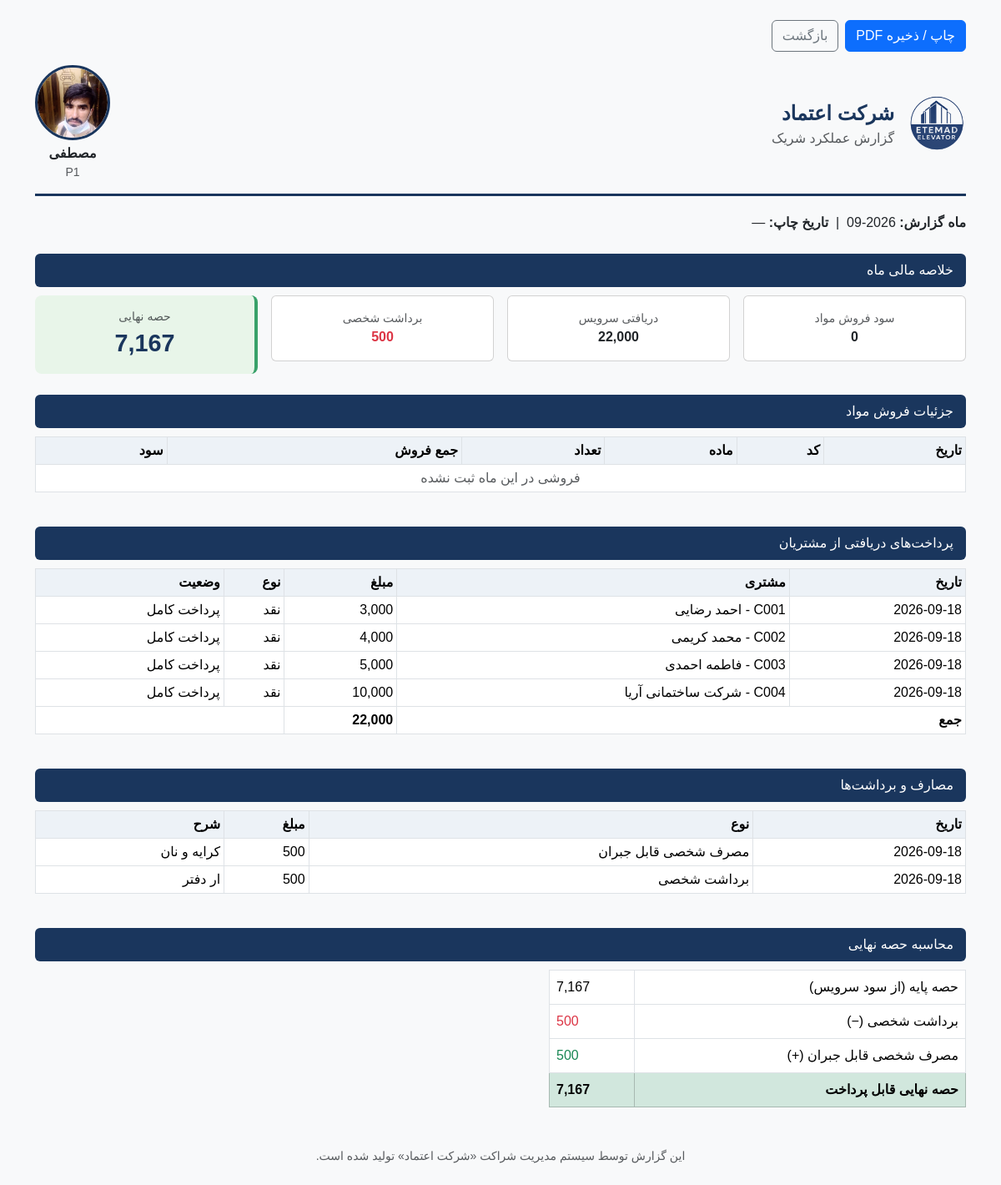
The app's page /report/2?month=2026-09 (signed in) with its own data.
### tables this page shows
CREATE TABLE settings (
            key TEXT PRIMARY KEY,
            value TEXT
        );

CREATE TABLE users (
            id INTEGER PRIMARY KEY AUTOINCREMENT,
            username TEXT UNIQUE NOT NULL,
            password_hash TEXT NOT NULL,
            full_name TEXT NOT NULL,
            role TEXT NOT NULL CHECK(role IN ('admin', 'partner')),
            partner_code TEXT,
            photo TEXT,
            is_active INTEGER DEFAULT 1,
            created_at TEXT DEFAULT CURRENT_TIMESTAMP
        );

CREATE TABLE payments (
            id INTEGER PRIMARY KEY AUTOINCREMENT,
            payment_date TEXT NOT NULL,
            month TEXT NOT NULL,
            customer_id INTEGER NOT NULL,
            amount REAL NOT NULL,
            received_by INTEGER NOT NULL,
            payment_type TEXT DEFAULT 'نقد',
            status TEXT DEFAULT 'پرداخت کامل',
            notes TEXT,
            created_at TEXT DEFAULT CURRENT_TIMESTAMP,
            FOREIGN KEY (customer_id) REFERENCES customers(id),
            FOREIGN KEY (received_by) REFERENCES users(id)
        );

CREATE TABLE customers (
            id INTEGER PRIMARY KEY AUTOINCREMENT,
            code TEXT UNIQUE NOT NULL,
            name TEXT NOT NULL,
            phone TEXT,
            address TEXT,
            service_type TEXT,
            notes TEXT,
            is_active INTEGER DEFAULT 1,
            created_at TEXT DEFAULT CURRENT_TIMESTAMP
        );

CREATE TABLE expenses (
            id INTEGER PRIMARY KEY AUTOINCREMENT,
            expense_date TEXT NOT NULL,
            month TEXT NOT NULL,
            partner_id INTEGER,
            expense_type TEXT NOT NULL CHECK(expense_type IN ('مصرف مشترک', 'برداشت شخصی', 'مصرف شخصی قابل جبران')),
            amount REAL NOT NULL,
            description TEXT,
            approved INTEGER DEFAULT 1,
            created_by INTEGER,
            created_at TEXT DEFAULT CURRENT_TIMESTAMP,
            FOREIGN KEY (partner_id) REFERENCES users(id),
            FOREIGN KEY (created_by) REFERENCES users(id)
        );

### app.py (the view)
@app.route("/report/<int:partner_id>")
@login_required
def partner_report(partner_id):
    month = request.args.get("month", datetime.now().strftime("%Y-%m"))
    conn = get_db()
    partner = conn.execute("SELECT * FROM users WHERE id=?", (partner_id,)).fetchone()
    if not partner:
        flash("شریک یافت نشد.", "danger")
        conn.close()
        return redirect(url_for("dashboard"))
    if not current_user.is_admin and current_user.id != partner_id:
        flash("دسترسی غیرمجاز.", "danger")
        conn.close()
        return redirect(url_for("dashboard"))
    company_name = conn.execute("SELECT value FROM settings WHERE key='company_name'").fetchone()
    logo = conn.execute("SELECT value FROM settings WHERE key='logo'").fetchone()
    sales = conn.execute("""
        SELECT s.*, p.name as product_name, p.code as product_code
        FROM sales s JOIN products p ON s.product_id = p.id
        WHERE s.seller_id=? AND s.month=?
        ORDER BY s.sale_date
    """, (partner_id, month)).fetchall()
    sales_total = conn.execute(
        "SELECT COALESCE(SUM(total_sale),0) as t, COALESCE(SUM(profit),0) as p FROM sales WHERE seller_id=? AND month=?",
        (partner_id, month)
    ).fetchone()
    payments = conn.execute("""
        SELECT pay.*, c.name as customer_name, c.code as customer_code
        FROM payments pay JOIN customers c ON pay.customer_id = c.id
        WHERE pay.received_by=? AND pay.month=?
        ORDER BY pay.payment_date
    """, (partner_id, month)).fetchall()
    payments_total = conn.execute(
        "SELECT COALESCE(SUM(amount),0) as t FROM payments WHERE received_by=? AND month=?",
        (partner_id, month)
    ).fetchone()["t"]
    expenses = conn.execute("""
        SELECT * FROM expenses WHERE partner_id=? AND month=? ORDER BY expense_date
    """, (partner_id, month)).fetchall()
    total_service = conn.execute(
        "SELECT COALESCE(SUM(amount),0) as t FROM payments WHERE month=?", (month,)
    ).fetchone()["t"]
    common_exp = conn.execute(
        "SELECT COALESCE(SUM(amount),0) as t FROM expenses WHERE month=? AND expense_type='مصرف مشترک'", (month,)
    ).fetchone()["t"]
    net = total_service - common_exp
    base_share = net / 3 if net else 0
    withdrawals = conn.execute(
        "SELECT COALESCE(SUM(amount),0) as t FROM expenses WHERE month=? AND partner_id=? AND expense_type='برداشت شخصی'",
        (month, partner_id)
    ).fetchone()["t"]
    personal_exp = conn.execute(
        "SELECT COALESCE(SUM(amount),0) as t FROM expenses WHERE month=? AND partner_id=? AND expense_type='مصرف شخصی قابل جبران'",
        (month, partner_id)
    ).fetchone()["t"]
    final_share = base_share - withdrawals + personal_exp
    conn.close()
    return render_template("partner_report.html",
                           partner=partner,
                           month=month,
                           company_name=company_name["value"] if company_name else "شرکت اعتماد",
                           logo=logo["value"] if logo else "",
                           sales=sales,
                           sales_total=sales_total,
                           payments=payments,
                           payments_total=payments_total,
                           expenses=expenses,
                           base_share=base_share,
                           withdrawals=withdrawals,
                           personal_exp=personal_exp,
                           final_share=final_share)

### app.py (called while the page is built, shortened)
def get_db():
    conn = sqlite3.connect(DB_PATH)
    conn.row_factory = sqlite3.Row
    try:
        conn.execute("PRAGMA foreign_keys = ON")
    except Exception:
        pass
    return conn

@login_manager.user_loader
def load_user(user_id):
    conn = get_db()
    row = conn.execute("SELECT * FROM users WHERE id = ?", (user_id,)).fetchone()
    conn.close()
    if row and row["is_active"]:
        return User(row["id"], row["username"], row["full_name"], row["role"], row["partner_code"], row["is_active"])
    return None

    @property
    def is_active(self):
        return self._active

    @property
    def is_admin(self):
        return self.role == "admin"

### templates/partner_report.html (shortened to what this page needs)
<!DOCTYPE html>
<html lang="fa" dir="rtl">
<head>
    <link href="https://cdn.jsdelivr.net/npm/bootstrap@5.3.3/dist/css/bootstrap.rtl.min.css" rel="stylesheet">
</head>
<body>
    <div class="container py-4">
        <div class="no-print mb-3 d-flex gap-2">
            <button onclick="window.print()" class="btn btn-primary">
                 چاپ / ذخیره PDF
            </button>
            <a href="{{ url_for('reports', month=month) }}" class="btn btn-outline-secondary">بازگشت</a>
        </div>
        <div class="report-header d-flex justify-content-between align-items-center">
            <div class="d-flex align-items-center gap-3">
                {% if logo %}
                <img src="{{ url_for('static', filename='uploads/' + logo) }}" style="max-height:70px;">
                {% endif %}
                <div>
                    <div class="company-name">{{ company_name }}</div>
                    <div class="text-muted">گزارش عملکرد شریک</div>
                </div>
            </div>
            <div class="text-center">
                {% if partner.photo %}
                <img src="{{ url_for('static', filename='uploads/' + partner.photo) }}" class="partner-photo">
                {% endif %}
                <div class="fw-bold mt-1">{{ partner.full_name }}</div>
                <div class="small text-muted">{{ partner.partner_code or '' }}</div>
            </div>
        </div>
        <div class="mb-3">
            <strong>ماه گزارش:</strong> {{ month }}
            &nbsp;|&nbsp;
            <strong>تاریخ چاپ:</strong> —
        </div>
        <div class="section-title">خلاصه مالی ماه</div>
        <div class="row g-3 mb-3">
            <div class="col-md-3">
                <div class="card p-3 text-center">
                    <div class="text-muted small">سود فروش مواد</div>
                    <div class="fw-bold">{{ "{:,.0f}".format(sales_total.p) }}</div>
                </div>
            </div>
            <div class="col-md-3">
                <div class="card p-3 text-center">
                    <div class="text-muted small">دریافتی سرویس</div>
                    <div class="fw-bold">{{ "{:,.0f}".format(payments_total) }}</div>
                </div>
            </div>
            <div class="col-md-3">
                <div class="card p-3 text-center">
                    <div class="text-muted small">برداشت شخصی</div>
                    <div class="fw-bold text-danger">{{ "{:,.0f}".format(withdrawals) }}</div>
                </div>
            </div>
            <div class="col-md-3">
                <div class="summary-box text-center">
                    <div class="text-muted small">حصه نهایی</div>
                    <div class="final-share">{{ "{:,.0f}".format(final_share) }}</div>
                </div>
            </div>
        </div>
        <div class="section-title">جزئیات فروش مواد</div>
        <div class="table-responsive">
            <table class="table table-bordered table-sm">
                <thead>
                    <tr>
                        <th>تاریخ</th>
                        <th>کد</th>
                        <th>ماده</th>
                        <th>تعداد</th>
                        <th>جمع فروش</th>
                        <th>سود</th>
                    </tr>
                </thead>
                <tbody>
                    {% for s in sales %}
                    <tr>
                        <td>{{ s.sale_date }}</td>
                        <td>{{ s.product_code }}</td>
                        <td>{{ s.product_name }}</td>
                        <td>{{ "{:,.0f}".format(s.quantity) }}</td>
                        <td>{{ "{:,.0f}".format(s.total_sale) }}</td>
                        <td>{{ "{:,.0f}".format(s.profit) }}</td>
                    </tr>
                    {% else %}
                    <tr><td colspan="6" class="text-center text-muted">فروشی در این ماه ثبت نشده</td></tr>
                    {% endfor %}
                </tbody>
            </table>
        </div>
        <div class="section-title">پرداخت‌های دریافتی از مشتریان</div>
        <div class="table-responsive">
            <table class="table table-bordered table-sm">
                <thead>
                    <tr>
                        <th>تاریخ</th>
                        <th>مشتری</th>
                        <th>مبلغ</th>
                        <th>نوع</th>
                        <th>وضعیت</th>
                    </tr>
                </thead>
                <tbody>
                    {% for p in payments %}
                    <tr>
                        <td>{{ p.payment_date }}</td>
                        <td>{{ p.customer_code }} - {{ p.customer_name }}</td>
                        <td>{{ "{:,.0f}".format(p.amount) }}</td>
                        <td>{{ p.payment_type }}</td>
                        <td>{{ p.status }}</td>
                    </tr>
                    {% else %}
                    <tr><td colspan="5" class="text-center text-muted">پرداختی در این ماه ثبت نشده</td></tr>
                    {% endfor %}
                </tbody>
                {% if payments %}
                <tfoot>
                    <tr class="fw-bold">
                        <td colspan="2">جمع</td>
                        <td>{{ "{:,.0f}".format(payments_total) }}</td>
                        <td colspan="2"></td>
                    </tr>
                </tfoot>
                {% endif %}
            </table>
        </div>
        <div class="section-title">مصارف و برداشت‌ها</div>
        <div class="table-responsive">
            <table class="table table-bordered table-sm">
                <thead>
                    <tr>
                        <th>تاریخ</th>
                        <th>نوع</th>
                        <th>مبلغ</th>
                        <th>شرح</th>
                    </tr>
                </thead>
                <tbody>
                    {% for e in expenses %}
                    <tr>
                        <td>{{ e.expense_date }}</td>
                        <td>{{ e.expense_type }}</td>
                        <td>{{ "{:,.0f}".format(e.amount) }}</td>
                        <td>{{ e.description }}</td>
                    </tr>
                    {% else %}
                    <tr><td colspan="4" class="text-center text-muted">موردی ثبت نشده</td></tr>
                    {% endfor %}
                </tbody>
            </table>
        </div>
        <div class="section-title">محاسبه حصه نهایی</div>
        <table class="table table-bordered" style="max-width:500px">
            <tr>
                <td>حصه پایه (از سود سرویس)</td>
                <td class="text-end">{{ "{:,.0f}".format(base_share) }}</td>
            </tr>
            <tr>
                <td>برداشت شخصی (−)</td>
                <td class="text-end text-danger">{{ "{:,.0f}".format(withdrawals) }}</td>
            </tr>
            <tr>
                <td>مصرف شخصی قابل جبران (+)</td>
                <td class="text-end text-success">{{ "{:,.0f}".format(personal_exp) }}</td>
            </tr>
            <tr class="fw-bold table-success">
                <td>حصه نهایی قابل پرداخت</td>
                <td class="text-end">{{ "{:,.0f}".format(final_share) }}</td>
            </tr>
        </table>
        <div class="text-center text-muted mt-5 small">
            این گزارش توسط سیستم مدیریت شراکت «{{ company_name }}» تولید شده است.
        </div>
    </div>
</body>
</html>

### templates/partner_report.html (style rules this page uses)
body { font-family: Tahoma, Arial, sans-serif; background: #f8f9fa; }
.report-header { border-bottom: 3px solid #1a365d; padding-bottom: 15px; margin-bottom: 20px; }
.company-name { font-size: 1.5rem; font-weight: bold; color: #1a365d; }
.partner-photo { width: 90px; height: 90px; object-fit: cover; border-radius: 50%; border: 3px solid #1a365d; }
.section-title { background: #1a365d; color: white; padding: 8px 15px; border-radius: 6px; margin-top: 25px; margin-bottom: 10px; }
.table th { background: #edf2f7; }
.summary-box { background: #e8f5e9; border-right: 4px solid #38a169; padding: 15px; border-radius: 8px; }
.final-share { font-size: 1.8rem; font-weight: bold; color: #1a365d; }

### records on screen
settings: value (picture)
settings: value "شرکت اعتماد"
users: photo (picture), full_name "مصطفی", partner_code "P1"
payments: payment_date "2026-09-18", customer_name "احمد رضایی", amount "3,000", payment_type "نقد", status "پرداخت کامل"
payments: payment_date "2026-09-18", customer_name "محمد کریمی", amount "4,000", payment_type "نقد", status "پرداخت کامل"
payments: payment_date "2026-09-18", customer_name "فاطمه احمدی", amount "5,000", payment_type "نقد", status "پرداخت کامل"
payments: payment_date "2026-09-18", customer_name "شرکت ساختمانی آریا", amount "10,000", payment_type "نقد", status "پرداخت کامل"
expenses: expense_date "2026-09-18", expense_type "مصرف شخصی قابل جبران", amount "500", description "کرایه و نان"
expenses: expense_date "2026-09-18", expense_type "برداشت شخصی", amount "500", description "ار دفتر"

### other values on screen
{{ month }} "2026-09"
{{ "{:,.0f}".format(sales_total.p) }} "0"
{{ "{:,.0f}".format(payments_total) }} "22,000"
{{ "{:,.0f}".format(withdrawals) }} "500"
{{ "{:,.0f}".format(final_share) }} "7,167"
{{ "{:,.0f}".format(base_share) }} "7,167"
{{ "{:,.0f}".format(personal_exp) }} "500"
